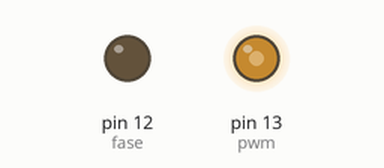
Bench run of a sketch on a simulated Arduino Uno, built with avr-gcc and run on an emulated ATmega328P. Shown: output pins drawn as LEDs (lit = HIGH). What the sketch prints to the serial monitor is not drawn.

Above: at 1.88 s.
Timing chart, 0 to 40.0 s (numbered marks = the images above):
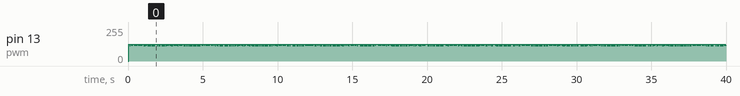

The sketch:

RPM_HIL.ino
```cpp
const int pwm = 13;
long tempo;
int cont = 0;
long RPM = 700;
double aux;
const int fase = 12;
long RPM_ant = 0;
unsigned char vetor[5];
int Qtd = 0;
int i = 0;
void setup()
{
  pinMode(pwm, OUTPUT);
  pinMode(fase, OUTPUT);
  // put your setup code here, to run once:
  aux = RPM/60;
  aux = 1/aux;
  aux = aux / 120;
  aux = aux * 1000000;
  tempo = aux;
  Serial.begin(9600);
  digitalWrite(pwm, LOW);
  digitalWrite(fase, LOW);
}

void loop()
{

  if(Serial.available())
  {

       vetor[i] = Serial.read();
       i++;

       if(i == 5)
       {
          RPM = ((vetor[0] - '0')*1000) + ((vetor[1] - '0')*100)+ ((vetor[2] - '0')*10)+ (vetor[3] - '0');
          i = 0;
       }
  }
     /*
    switch(i)
    {
      case 1:
        RPM = vetor[0] - 48;
        break;
      case 2:
        RPM = ((vetor[0] - '0')*10) + (vetor[1] - '0');
        break;
      case 3:
        RPM = ((vetor[0] - '0')*100) + ((vetor[1] - '0')*10)+ (vetor[2] - '0');
        break;
        case 4:
        RPM = ((vetor[0] - '0')*1000) + ((vetor[1] - '0')*100)+ ((vetor[2] - '0')*10)+ (vetor[3] - '0');
        break;
    }
    */

  if(RPM != RPM_ant)
  {
    aux = RPM/60;
    aux = 1/aux;
    aux = aux / 120;
    aux = aux * 1000000;
    tempo = aux;
    RPM_ant = RPM;
  Serial.print("Rotacao: ");
  Serial.println(RPM);
  }
  cont ++;
  if(cont == 59)
    digitalWrite(fase, !fase);
  if(cont < 59)
    digitalWrite(pwm, HIGH);
  delayMicroseconds(tempo);
  digitalWrite(pwm, LOW);
  delayMicroseconds(tempo);
  if(cont == 60)
    cont = 0;
}
```
